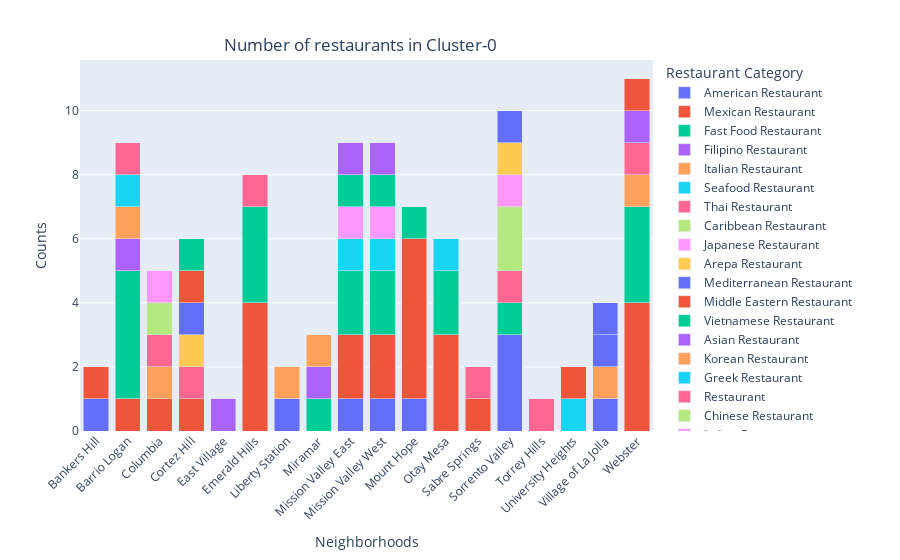

Notebook code for this chart:
### Markdown cell above
Let's plot the number of restaurants in each neighborhood of Cluster-0

### Code cell
# plot a stack barchart to display the number of restaurants in Cluster-0 using Plotly visualization library
import plotly.express as px 

fig = px.bar(restaurants_cluster0, x="Neighborhoods", y="Counts", 
             color="Restaurant Category", hover_data=['Restaurant Category'], 
             barmode = 'stack') 

fig.update_layout(
    title={
        'text': "Number of restaurants in Cluster-0",
        'y':0.93,
        'x':0.4,
        'xanchor': 'center',
        'yanchor': 'top'},
    xaxis_tickangle=-45,
    xaxis={'categoryorder':'category ascending'})

# save figure
fig.write_image("../images/sd_cluster0_hoods_restaurants_fig19_a.png")
fig.show()
fig.show(renderer="png")

### Figure 1 — Plotly figure (JSON) as saved in the notebook; plotly's stock layout.template omitted (floating-point values rounded to 4 significant figures)
{"data": [{"alignmentgroup": "True", "customdata": [["American Restaurant"], ["American Restaurant"], ["American Restaurant"], ["American Restaurant"], ["American Restaurant"], ["American Restaurant"], ["American Restaurant"]], "hovertemplate": "Restaurant Category=%{customdata[0]}<br>Neighborhoods=%{x}<br>Counts=%{y}<extra></extra>", "legendgroup": "American Restaurant", "marker": {"color": "#636efa"}, "name": "American Restaurant", "offsetgroup": "American Restaurant", "orientation": "v", "showlegend": true, "textposition": "auto", "type": "bar", "x": ["Bankers Hill", "Liberty Station", "Mission Valley East", "Mission Valley West", "Mount Hope", "Sorrento Valley", "Village of La Jolla"], "xaxis": "x", "y": [1, 1, 1, 1, 1, 3, 1], "yaxis": "y"}, {"alignmentgroup": "True", "customdata": [["Mexican Restaurant"], ["Mexican Restaurant"], ["Mexican Restaurant"], ["Mexican Restaurant"], ["Mexican Restaurant"], ["Mexican Restaurant"], ["Mexican Restaurant"], ["Mexican Restaurant"], ["Mexican Restaurant"], ["Mexican Restaurant"], ["Mexican Restaurant"]], "hovertemplate": "Restaurant Category=%{customdata[0]}<br>Neighborhoods=%{x}<br>Counts=%{y}<extra></extra>", "legendgroup": "Mexican Restaurant", "marker": {"color": "#EF553B"}, "name": "Mexican Restaurant", "offsetgroup": "Mexican Restaurant", "orientation": "v", "showlegend": true, "textposition": "auto", "type": "bar", "x": ["Bankers Hill", "Barrio Logan", "Columbia", "Cortez Hill", "Emerald Hills", "Mission Valley East", "Mission Valley West", "Mount Hope", "Otay Mesa", "Sabre Springs", "Webster"], "xaxis": "x", "y": [1, 1, 1, 1, 4, 2, 2, 5, 3, 1, 4], "yaxis": "y"}, {"alignmentgroup": "True", "customdata": [["Fast Food Restaurant"], ["Fast Food Restaurant"], ["Fast Food Restaurant"], ["Fast Food Restaurant"], ["Fast Food Restaurant"], ["Fast Food Restaurant"], ["Fast Food Restaurant"], ["Fast Food Restaurant"], ["Fast Food Restaurant"]], "hovertemplate": "Restaurant Category=%{customdata[0]}<br>Neighborhoods=%{x}<br>Counts=%{y}<extra></extra>", "legendgroup": "Fast Food Restaurant", "marker": {"color": "#00cc96"}, "name": "Fast Food Restaurant", "offsetgroup": "Fast Food Restaurant", "orientation": "v", "showlegend": true, "textposition": "auto", "type": "bar", "x": ["Barrio Logan", "Emerald Hills", "Miramar", "Mission Valley East", "Mission Valley West", "Mount Hope", "Otay Mesa", "Sorrento Valley", "Webster"], "xaxis": "x", "y": [4, 3, 1, 2, 2, 1, 2, 1, 3], "yaxis": "y"}, {"alignmentgroup": "True", "customdata": [["Filipino Restaurant"]], "hovertemplate": "Restaurant Category=%{customdata[0]}<br>Neighborhoods=%{x}<br>Counts=%{y}<extra></extra>", "legendgroup": "Filipino Restaurant", "marker": {"color": "#ab63fa"}, "name": "Filipino Restaurant", "offsetgroup": "Filipino Restaurant", "orientation": "v", "showlegend": true, "textposition": "auto", "type": "bar", "x": ["Barrio Logan"], "xaxis": "x", "y": [1], "yaxis": "y"}, {"alignmentgroup": "True", "customdata": [["Italian Restaurant"], ["Italian Restaurant"], ["Italian Restaurant"], ["Italian Restaurant"], ["Italian Restaurant"]], "hovertemplate": "Restaurant Category=%{customdata[0]}<br>Neighborhoods=%{x}<br>Counts=%{y}<extra></extra>", "legendgroup": "Italian Restaurant", "marker": {"color": "#FFA15A"}, "name": "Italian Restaurant", "offsetgroup": "Italian Restaurant", "orientation": "v", "showlegend": true, "textposition": "auto", "type": "bar", "x": ["Barrio Logan", "Columbia", "Liberty Station", "Village of La Jolla", "Webster"], "xaxis": "x", "y": [1, 1, 1, 1, 1], "yaxis": "y"}, {"alignmentgroup": "True", "customdata": [["Seafood Restaurant"], ["Seafood Restaurant"], ["Seafood Restaurant"], ["Seafood Restaurant"]], "hovertemplate": "Restaurant Category=%{customdata[0]}<br>Neighborhoods=%{x}<br>Counts=%{y}<extra></extra>", "legendgroup": "Seafood Restaurant", "marker": {"color": "#19d3f3"}, "name": "Seafood Restaurant", "offsetgroup": "Seafood Restaurant", "orientation": "v", "showlegend": true, "textposition": "auto", "type": "bar", "x": ["Barrio Logan", "Mission Valley East", "Mission Valley West", "University Heights"], "xaxis": "x", "y": [1, 1, 1, 1], "yaxis": "y"}, {"alignmentgroup": "True", "customdata": [["Thai Restaurant"], ["Thai Restaurant"], ["Thai Restaurant"], ["Thai Restaurant"], ["Thai Restaurant"]], "hovertemplate": "Restaurant Category=%{customdata[0]}<br>Neighborhoods=%{x}<br>Counts=%{y}<extra></extra>", "legendgroup": "Thai Restaurant", "marker": {"color": "#FF6692"}, "name": "Thai Restaurant", "offsetgroup": "Thai Restaurant", "orientation": "v", "showlegend": true, "textposition": "auto", "type": "bar", "x": ["Barrio Logan", "Columbia", "Cortez Hill", "Emerald Hills", "Webster"], "xaxis": "x", "y": [1, 1, 1, 1, 1], "yaxis": "y"}, {"alignmentgroup": "True", "customdata": [["Caribbean Restaurant"]], "hovertemplate": "Restaurant Category=%{customdata[0]}<br>Neighborhoods=%{x}<br>Counts=%{y}<extra></extra>", "legendgroup": "Caribbean Restaurant", "marker": {"color": "#B6E880"}, "name": "Caribbean Restaurant", "offsetgroup": "Caribbean Restaurant", "orientation": "v", "showlegend": true, "textposition": "auto", "type": "bar", "x": ["Columbia"], "xaxis": "x", "y": [1], "yaxis": "y"}, {"alignmentgroup": "True", "customdata": [["Japanese Restaurant"], ["Japanese Restaurant"], ["Japanese Restaurant"]], "hovertemplate": "Restaurant Category=%{customdata[0]}<br>Neighborhoods=%{x}<br>Counts=%{y}<extra></extra>", "legendgroup": "Japanese Restaurant", "marker": {"color": "#FF97FF"}, "name": "Japanese Restaurant", "offsetgroup": "Japanese Restaurant", "orientation": "v", "showlegend": true, "textposition": "auto", "type": "bar", "x": ["Columbia", "Mission Valley East", "Mission Valley West"], "xaxis": "x", "y": [1, 1, 1], "yaxis": "y"}, {"alignmentgroup": "True", "customdata": [["Arepa Restaurant"]], "hovertemplate": "Restaurant Category=%{customdata[0]}<br>Neighborhoods=%{x}<br>Counts=%{y}<extra></extra>", "legendgroup": "Arepa Restaurant", "marker": {"color": "#FECB52"}, "name": "Arepa Restaurant", "offsetgroup": "Arepa Restaurant", "orientation": "v", "showlegend": true, "textposition": "auto", "type": "bar", "x": ["Cortez Hill"], "xaxis": "x", "y": [1], "yaxis": "y"}, {"alignmentgroup": "True", "customdata": [["Mediterranean Restaurant"], ["Mediterranean Restaurant"]], "hovertemplate": "Restaurant Category=%{customdata[0]}<br>Neighborhoods=%{x}<br>Counts=%{y}<extra></extra>", "legendgroup": "Mediterranean Restaurant", "marker": {"color": "#636efa"}, "name": "Mediterranean Restaurant", "offsetgroup": "Mediterranean Restaurant", "orientation": "v", "showlegend": true, "textposition": "auto", "type": "bar", "x": ["Cortez Hill", "Village of La Jolla"], "xaxis": "x", "y": [1, 1], "yaxis": "y"}, {"alignmentgroup": "True", "customdata": [["Middle Eastern Restaurant"]], "hovertemplate": "Restaurant Category=%{customdata[0]}<br>Neighborhoods=%{x}<br>Counts=%{y}<extra></extra>", "legendgroup": "Middle Eastern Restaurant", "marker": {"color": "#EF553B"}, "name": "Middle Eastern Restaurant", "offsetgroup": "Middle Eastern Restaurant", "orientation": "v", "showlegend": true, "textposition": "auto", "type": "bar", "x": ["Cortez Hill"], "xaxis": "x", "y": [1], "yaxis": "y"}, {"alignmentgroup": "True", "customdata": [["Vietnamese Restaurant"], ["Vietnamese Restaurant"], ["Vietnamese Restaurant"]], "hovertemplate": "Restaurant Category=%{customdata[0]}<br>Neighborhoods=%{x}<br>Counts=%{y}<extra></extra>", "legendgroup": "Vietnamese Restaurant", "marker": {"color": "#00cc96"}, "name": "Vietnamese Restaurant", "offsetgroup": "Vietnamese Restaurant", "orientation": "v", "showlegend": true, "textposition": "auto", "type": "bar", "x": ["Cortez Hill", "Mission Valley East", "Mission Valley West"], "xaxis": "x", "y": [1, 1, 1], "yaxis": "y"}, {"alignmentgroup": "True", "customdata": [["Asian Restaurant"], ["Asian Restaurant"], ["Asian Restaurant"], ["Asian Restaurant"], ["Asian Restaurant"]], "hovertemplate": "Restaurant Category=%{customdata[0]}<br>Neighborhoods=%{x}<br>Counts=%{y}<extra></extra>", "legendgroup": "Asian Restaurant", "marker": {"color": "#ab63fa"}, "name": "Asian Restaurant", "offsetgroup": "Asian Restaurant", "orientation": "v", "showlegend": true, "textposition": "auto", "type": "bar", "x": ["East Village", "Miramar", "Mission Valley East", "Mission Valley West", "Webster"], "xaxis": "x", "y": [1, 1, 1, 1, 1], "yaxis": "y"}, {"alignmentgroup": "True", "customdata": [["Korean Restaurant"]], "hovertemplate": "Restaurant Category=%{customdata[0]}<br>Neighborhoods=%{x}<br>Counts=%{y}<extra></extra>", "legendgroup": "Korean Restaurant", "marker": {"color": "#FFA15A"}, "name": "Korean Restaurant", "offsetgroup": "Korean Restaurant", "orientation": "v", "showlegend": true, "textposition": "auto", "type": "bar", "x": ["Miramar"], "xaxis": "x", "y": [1], "yaxis": "y"}, {"alignmentgroup": "True", "customdata": [["Greek Restaurant"]], "hovertemplate": "Restaurant Category=%{customdata[0]}<br>Neighborhoods=%{x}<br>Counts=%{y}<extra></extra>", "legendgroup": "Greek Restaurant", "marker": {"color": "#19d3f3"}, "name": "Greek Restaurant", "offsetgroup": "Greek Restaurant", "orientation": "v", "showlegend": true, "textposition": "auto", "type": "bar", "x": ["Otay Mesa"], "xaxis": "x", "y": [1], "yaxis": "y"}, {"alignmentgroup": "True", "customdata": [["Restaurant"], ["Restaurant"], ["Restaurant"]], "hovertemplate": "Restaurant Category=%{customdata[0]}<br>Neighborhoods=%{x}<br>Counts=%{y}<extra></extra>", "legendgroup": "Restaurant", "marker": {"color": "#FF6692"}, "name": "Restaurant", "offsetgroup": "Restaurant", "orientation": "v", "showlegend": true, "textposition": "auto", "type": "bar", "x": ["Sabre Springs", "Sorrento Valley", "Torrey Hills"], "xaxis": "x", "y": [1, 1, 1], "yaxis": "y"}, {"alignmentgroup": "True", "customdata": [["Chinese Restaurant"]], "hovertemplate": "Restaurant Category=%{customdata[0]}<br>Neighborhoods=%{x}<br>Counts=%{y}<extra></extra>", "legendgroup": "Chinese Restaurant", "marker": {"color": "#B6E880"}, "name": "Chinese Restaurant", "offsetgroup": "Chinese Restaurant", "orientation": "v", "showlegend": true, "textposition": "auto", "type": "bar", "x": ["Sorrento Valley"], "xaxis": "x", "y": [2], "yaxis": "y"}, {"alignmentgroup": "True", "customdata": [["Indian Restaurant"]], "hovertemplate": "Restaurant Category=%{customdata[0]}<br>Neighborhoods=%{x}<br>Counts=%{y}<extra></extra>", "legendgroup": "Indian Restaurant", "marker": {"color": "#FF97FF"}, "name": "Indian Restaurant", "offsetgroup": "Indian Restaurant", "orientation": "v", "showlegend": true, "textposition": "auto", "type": "bar", "x": ["Sorrento Valley"], "xaxis": "x", "y": [1], "yaxis": "y"}, {"alignmentgroup": "True", "customdata": [["South Indian Restaurant"]], "hovertemplate": "Restaurant Category=%{customdata[0]}<br>Neighborhoods=%{x}<br>Counts=%{y}<extra></extra>", "legendgroup": "South Indian Restaurant", "marker": {"color": "#FECB52"}, "name": "South Indian Restaurant", "offsetgroup": "South Indian Restaurant", "orientation": "v", "showlegend": true, "textposition": "auto", "type": "bar", "x": ["Sorrento Valley"], "xaxis": "x", "y": [1], "yaxis": "y"}, {"alignmentgroup": "True", "customdata": [["Sushi Restaurant"], ["Sushi Restaurant"]], "hovertemplate": "Restaurant Category=%{customdata[0]}<br>Neighborhoods=%{x}<br>Counts=%{y}<extra></extra>", "legendgroup": "Sushi Restaurant", "marker": {"color": "#636efa"}, "name": "Sushi Restaurant", "offsetgroup": "Sushi Restaurant", "orientation": "v", "showlegend": true, "textposition": "auto", "type": "bar", "x": ["Sorrento Valley", "Village of La Jolla"], "xaxis": "x", "y": [1, 1], "yaxis": "y"}, {"alignmentgroup": "True", "customdata": [["Southern / Soul Food Restaurant"], ["Southern / Soul Food Restaurant"]], "hovertemplate": "Restaurant Category=%{customdata[0]}<br>Neighborhoods=%{x}<br>Counts=%{y}<extra></extra>", "legendgroup": "Southern / Soul Food Restaurant", "marker": {"color": "#EF553B"}, "name": "Southern / Soul Food Restaurant", "offsetgroup": "Southern / Soul Food Restaurant", "orientation": "v", "showlegend": true, "textposition": "auto", "type": "bar", "x": ["University Heights", "Webster"], "xaxis": "x", "y": [1, 1], "yaxis": "y"}], "layout": {"barmode": "stack", "legend": {"title": {"text": "Restaurant Category"}, "tracegroupgap": 0}, "margin": {"t": 60}, "title": {"text": "Number of restaurants in Cluster-0", "x": 0.4, "xanchor": "center", "y": 0.93, "yanchor": "top"}, "xaxis": {"anchor": "y", "categoryorder": "category ascending", "domain": [0, 1], "tickangle": -45, "title": {"text": "Neighborhoods"}}, "yaxis": {"anchor": "x", "domain": [0, 1], "title": {"text": "Counts"}}}}
